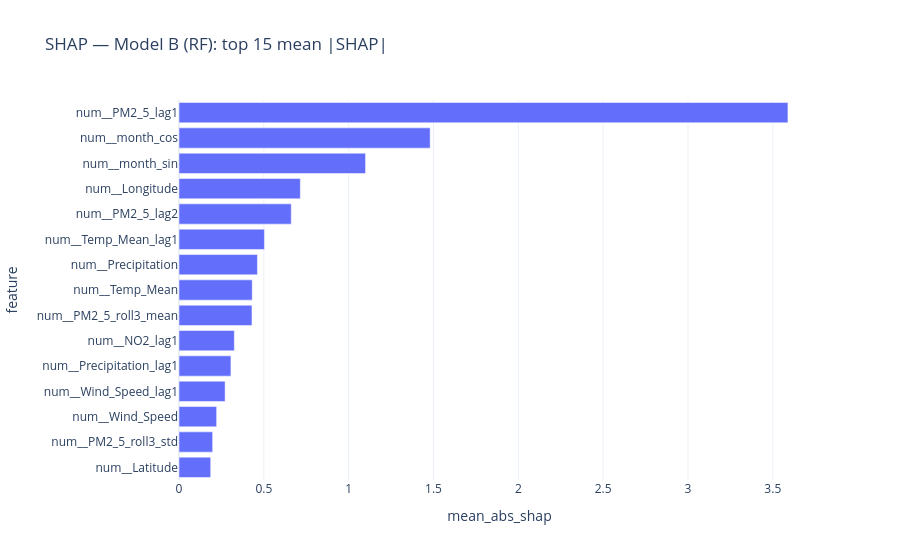

Write notebook code for a chart like this one.
### Markdown cell above
**How the color scale is formed (SHAP beeswarm)**

Colors show feature value level, not SHAP magnitude.
For each feature, values are standardized with:

[ z = \frac{x - \mu}{\sigma + 10^{-9}} ]

So:

- Blue = lower-than-average value (negative (z))
- Pink = higher-than-average value (positive (z))

This makes colors comparable across features with different units.

### Code cell
# 2) Top 15 features in Plotly
top15 = shap_importance_df.head(15).copy().iloc[::-1]
fig_top = px.bar(
    top15,
    x="mean_abs_shap",
    y="feature",
    orientation="h",
    title="SHAP — Model B (RF): top 15 mean |SHAP|",
)
fig_top.update_layout(template="plotly_white", paper_bgcolor="rgba(0,0,0,0)", plot_bgcolor="rgba(0,0,0,0)")
fig_top.write_image("images/modelb_shap_top15.png", scale=2)
fig_top.show()

### Figure 1 — Plotly figure (JSON) as saved in the notebook; plotly's stock layout.template omitted (floating-point values rounded to 4 significant figures)
{"data": [{"hovertemplate": "mean_abs_shap=%{x}<br>feature=%{y}<extra></extra>", "legendgroup": "", "marker": {"color": "#636efa", "pattern": {"shape": ""}}, "name": "", "orientation": "h", "showlegend": false, "textposition": "auto", "type": "bar", "x": [0.1868, 0.1984, 0.2219, 0.2718, 0.3061, 0.3262, 0.4301, 0.4316, 0.4624, 0.5036, 0.6616, 0.7152, 1.1, 1.48, 3.589], "xaxis": "x", "y": ["num__Latitude", "num__PM2_5_roll3_std", "num__Wind_Speed", "num__Wind_Speed_lag1", "num__Precipitation_lag1", "num__NO2_lag1", "num__PM2_5_roll3_mean", "num__Temp_Mean", "num__Precipitation", "num__Temp_Mean_lag1", "num__PM2_5_lag2", "num__Longitude", "num__month_sin", "num__month_cos", "num__PM2_5_lag1"], "yaxis": "y"}], "layout": {"barmode": "relative", "legend": {"tracegroupgap": 0}, "paper_bgcolor": "rgba(0,0,0,0)", "plot_bgcolor": "rgba(0,0,0,0)", "title": {"text": "SHAP — Model B (RF): top 15 mean |SHAP|"}, "xaxis": {"anchor": "y", "domain": [0, 1], "title": {"text": "mean_abs_shap"}}, "yaxis": {"anchor": "x", "domain": [0, 1], "title": {"text": "feature"}}}}
